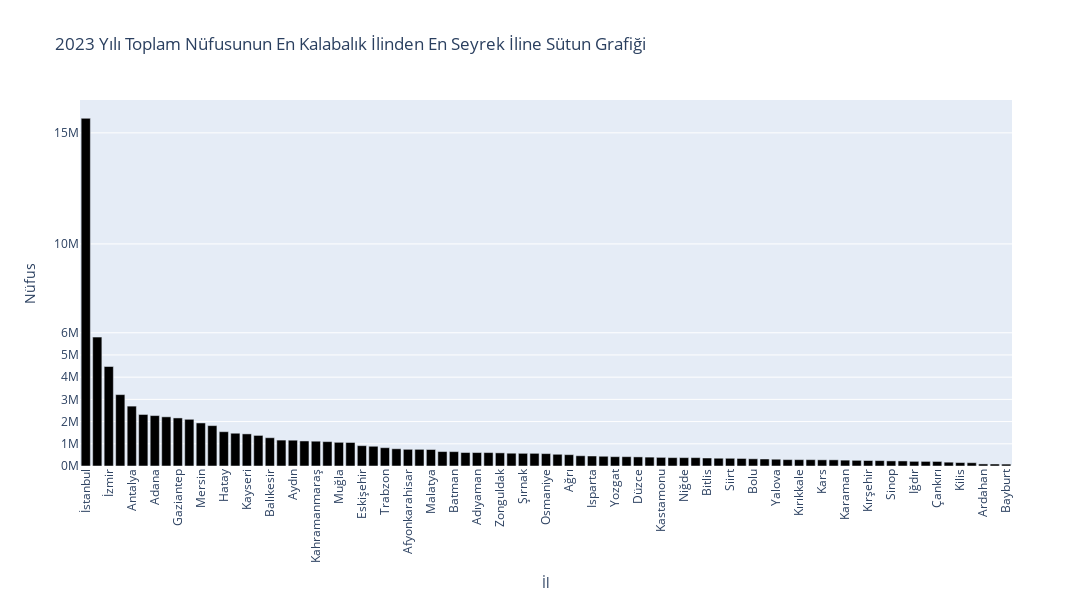

The code cell stored with this chart in its notebook:
### Code cell
# Milyon notasyonu için lambda fonksiyonu kullanılıyor
millions = lambda x: f"{x / 10**6:.0f}M"

# Toplam nüfus için bar grafiği oluşturuluyor
total_pop = go.Bar(

    # X ekseni için il isimleri belirleniyor
    x=total_population_sorted2023['İl'],

    # Y ekseni için il nüfusları belirleniyor
    y=total_population_sorted2023['Toplam'],

    # Bar renkleri belirleniyor
    marker_color='black',

    # Grafiğin adı belirleniyor
    name='Toplam Nüfus'
)

# Boş bir figür oluşturuluyor ve sadece total_pop bar grafiği ekleniyor
fig = go.Figure(data=[total_pop])

# Şeklin düzeni güncelleniyor
fig.update_layout(

    # Başlık tanımlanıyor.
    title='2023 Yılı Toplam Nüfusunun En Kalabalık İlinden En Seyrek İline Sütun Grafiği',

    # X ekseni etiketi tanımlanıyor
    xaxis=dict(title='İl'),
    yaxis=dict(

        # Y ekseni etiketi tanımlanıyor
        title='Nüfus',

        # Y ekseni değerlerinin gösterim formatı belirleniyor
        tickformat='.0f',

        # İşaretlenen değerler belirleniyor
        tickvals=[0, 1000000, 2000000, 3000000, 4000000, 5000000, 6000000, 10000000, 15000000],

        # İşaretlenen değerlere karşılık gelen metinler belirleniyor
        ticktext=[millions(0), millions(1000000), millions(2000000), millions(3000000), millions(4000000), millions(5000000), millions(6000000), millions(10000000), millions(15000000)]
    ),

    # Bar modu belirleniyor
    barmode='group',

    # X ekseni etiketlerinin açısı belirleniyor
    xaxis_tickangle=-90,

    # Grafiğin yüksekliği belirleniyor
    height=600,

    # Grafiğin genişliği belirleniyor
    width=1550
)

# Grafik gösterimi
fig.show()

### Figure 1 — Plotly figure (JSON) as saved in the notebook; plotly's stock layout.template omitted (floating-point values rounded to 4 significant figures)
{"data": [{"marker": {"color": "black"}, "name": "Toplam Nüfus", "type": "bar", "x": ["İstanbul", "Ankara", "İzmir", "Bursa", "Antalya", "Konya", "Adana", "Şanlıurfa", "Gaziantep", "Kocaeli", "Mersin", "Diyarbakır", "Hatay", "Manisa", "Kayseri", "Samsun", "Balıkesir", "Tekirdağ", "Aydın", "Van", "Kahramanmaraş", "Sakarya", "Muğla", "Denizli", "Eskişehir", "Mardin", "Trabzon", "Ordu", "Afyonkarahisar", "Erzurum", "Malatya", "Sivas", "Batman", "Tokat", "Adıyaman", "Elazığ", "Zonguldak", "Kütahya", "Şırnak", "Çanakkale", "Osmaniye", "Çorum", "Ağrı", "Giresun", "Isparta", "Aksaray", "Yozgat", "Edirne", "Düzce", "Muş", "Kastamonu", "Kırklareli", "Niğde", "Uşak", "Bitlis", "Rize", "Siirt", "Amasya", "Bolu", "Nevşehir", "Yalova", "Hakkari", "Kırıkkale", "Bingöl", "Kars", "Burdur", "Karaman", "Karabük", "Kırşehir", "Erzincan", "Sinop", "Bilecik", "Iğdır", "Bartın", "Çankırı", "Artvin", "Kilis", "Gümüşhane", "Ardahan", "Tunceli", "Bayburt"], "y": [15655924, 5803482, 4479525, 3214571, 2696249, 2320241, 2270298, 2213964, 2164134, 2102907, 1938389, 1818133, 1544640, 1475716, 1445683, 1377546, 1273519, 1167059, 1161702, 1127612, 1116618, 1098115, 1066736, 1059082, 915418, 888874, 824352, 775800, 751344, 749993, 742725, 650401, 647205, 606934, 604978, 604411, 591492, 575674, 570745, 570499, 557666, 528351, 511238, 461712, 449777, 438504, 420699, 419913, 409865, 399879, 388990, 377156, 377080, 377001, 359747, 350506, 347412, 339529, 324789, 315994, 304780, 287625, 285744, 285655, 278335, 277452, 263960, 255242, 247179, 243399, 229716, 228058, 209738, 207238, 205501, 172356, 155179, 148539, 92819, 89317, 86047]}], "layout": {"barmode": "group", "height": 600, "title": {"text": "2023 Yılı Toplam Nüfusunun En Kalabalık İlinden En Seyrek İline Sütun Grafiği"}, "width": 1550, "xaxis": {"tickangle": -90, "title": {"text": "İl"}}, "yaxis": {"tickformat": ".0f", "ticktext": ["0M", "1M", "2M", "3M", "4M", "5M", "6M", "10M", "15M"], "tickvals": [0, 1000000, 2000000, 3000000, 4000000, 5000000, 6000000, 10000000, 15000000], "title": {"text": "Nüfus"}}}}
